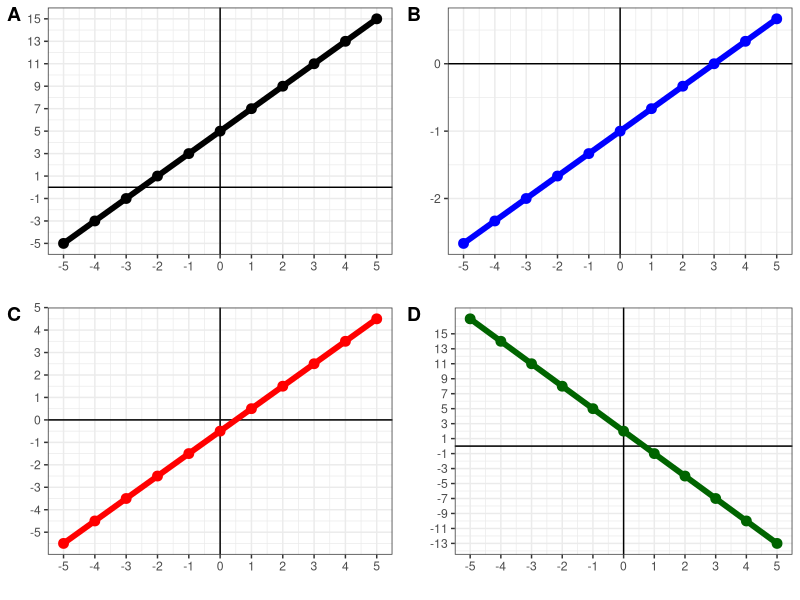
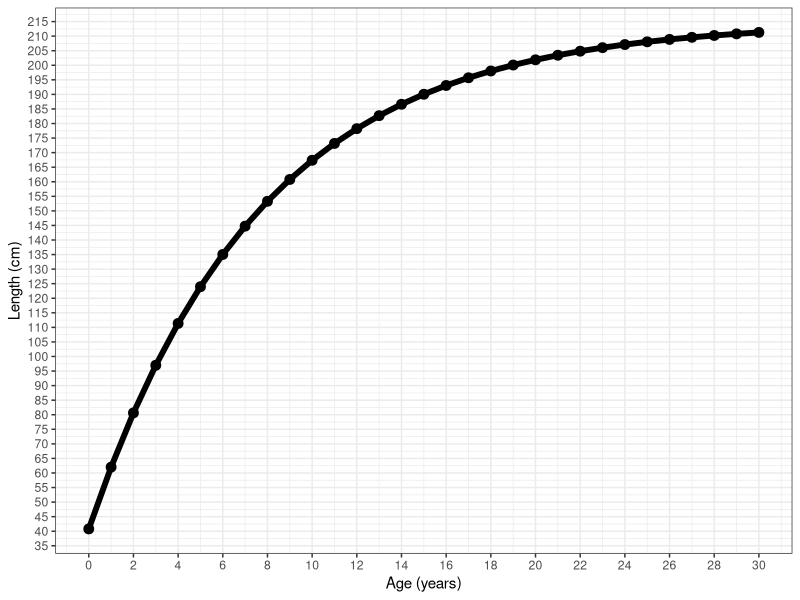

These charts were generated, in order, by the following R code:
## ---- chunk 1
knitr::opts_chunk$set(echo = TRUE,message=FALSE,warning=FALSE)

library(tidyverse)
## ---- chunk 2
#| code-fold: true
#| code-summary: "Show the code"
#| 
x=seq(-5,5)

y=2*x+5

w=(1/3)*x-1

z=x-0.5

u=-3*x+2

p1<-ggplot()+
  geom_hline(yintercept=0)+
  geom_vline(xintercept = 0)+
  geom_point(aes(x=x,y=y),size=3,color="black")+
  geom_line(aes(x=x,y=y),size=2,color="black")+
  theme_bw()+
  theme(axis.line = element_blank())+
  scale_y_continuous(breaks=seq(-5,15,2))+
  scale_x_continuous(breaks=seq(-5,5,by=1))+
  labs(x="",y="")

p2<-ggplot()+
  geom_hline(yintercept=0)+
  geom_vline(xintercept = 0)+
  geom_point(aes(x=x,y=w),size=3,color="blue")+
  geom_line(aes(x=x,y=w),size=2,color="blue")+
  theme_bw()+
  theme(axis.line = element_blank())+
  scale_y_continuous(breaks=seq(-3,3,1))+
  scale_x_continuous(breaks=seq(-5,5,by=1))+
  labs(x="",y="")

p3<-ggplot()+
  geom_hline(yintercept=0)+
  geom_vline(xintercept = 0)+
  geom_point(aes(x=x,y=z),size=3,color="red")+
  geom_line(aes(x=x,y=z),size=2,color="red")+
  theme_bw()+
  theme(axis.line = element_blank())+
  scale_y_continuous(breaks=seq(-5,5,1))+
  scale_x_continuous(breaks=seq(-5,5,by=1))+
  labs(x="",y="")

p4<-ggplot()+
  geom_hline(yintercept=0)+
  geom_vline(xintercept = 0)+
  geom_point(aes(x=x,y=u),size=3,color="darkgreen")+
  geom_line(aes(x=x,y=u),size=2,color="darkgreen")+
  theme_bw()+
  theme(axis.line = element_blank())+
  scale_y_continuous(breaks=seq(-15,15,2))+
  scale_x_continuous(breaks=seq(-5,5,by=1))+
  labs(x="",y="")

cowplot::plot_grid(p1,p2,p3,p4,labels=c("A","B","C","D"))

## ---- chunk 3
#| code-fold: true
#| code-summary: "Show the code"

vb<-function(a,l,k,t0){
  l*(1-exp(-k*(a-t0)))
}

x=seq(0,30)

length=vb(x,214.8,.13,-1.62)

p1<-ggplot()+
  geom_point(aes(x=x,y=length),color="black",size=3)+
  geom_line(aes(x=x,y=length),color="black",size=2)+
  theme_bw()+
  scale_y_continuous(breaks=seq(35,215,5))+
  scale_x_continuous(breaks=seq(0,32,by=2))+
  labs(x="Age (years)",y="Length (cm)")

p1
